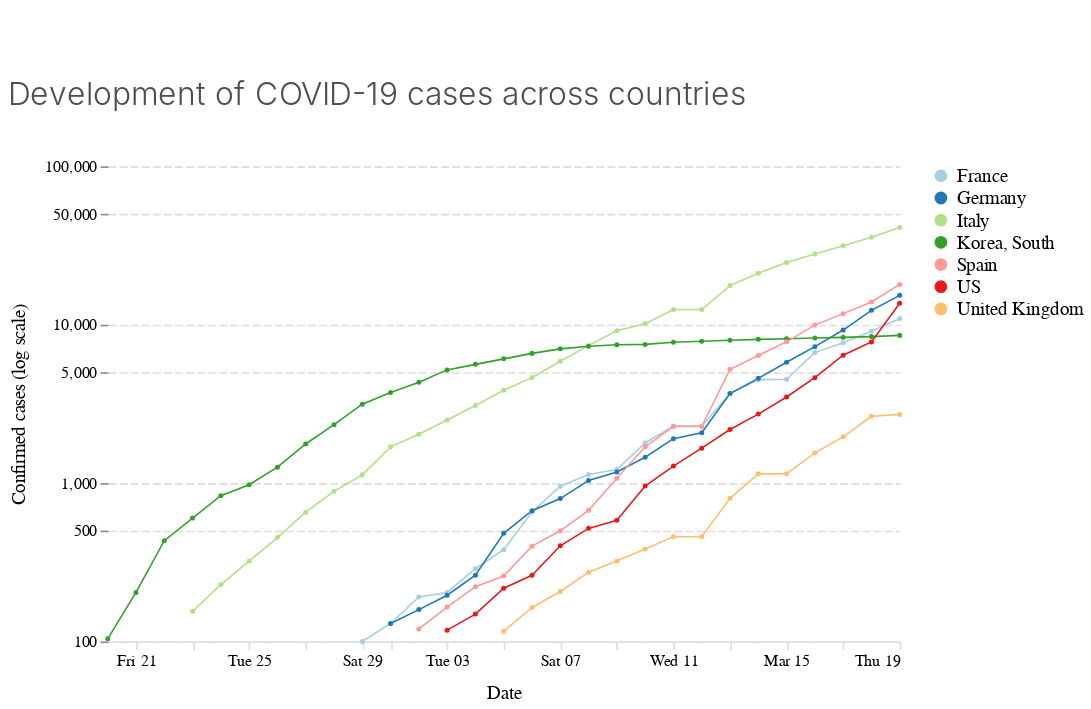

The notebook cell this image was saved under:
### Code cell
cases_per_day

### Figure 1 — Vega-Lite specification as saved in the notebook (floating-point values rounded to 4 significant figures; data arrays with more than 128 entries replaced by an {"elided": "..."} marker saying what was removed)
{"$schema": "https://vega.github.io/schema/vega-lite/v3.4.0.json", "config": {"area": {"fill": "#1696d2"}, "axisX": {"domain": true, "domainColor": "#DEDDDD", "domainDashOffset": 10, "domainWidth": 1, "grid": false, "labelAngle": 0, "labelFont": "Avenir", "labelFontSize": 10, "tickColor": "#DEDDDD", "titleFont": "Avenir", "titleFontSize": 12, "titleFontWeight": 400, "titlePadding": 10}, "axisY": {"domain": false, "domainDashOffset": 10, "grid": true, "gridColor": "#DEDDDD", "gridDash": [5, 2], "gridWidth": 1, "labelAngle": 0, "labelFont": "Avenir", "labelFontSize": 10, "titleFont": "Avenir", "titleFontSize": 12, "titleFontWeight": 400, "titlePadding": 10}, "bar": {"fill": "#1696d2", "strokeWidth": 0}, "guide-title": {"color": "Monospace", "font": "Avenir", "fontSize": 15}, "header": {"titleFontSize": 12, "titleFontWeight": 400}, "legend": {"labelFont": "Avenir", "labelFontSize": 12, "symbolSize": 50, "symbolType": "circle", "title": "", "titleFont": "Avenir", "titleFontSize": 12}, "line": {"color": "#1696d2", "stroke": "#1696d2", "strokeWidth": 1}, "path": {"stroke": "#1696d2"}, "point": {"filled": true}, "range": {"category": ["#a6cee3", "#1f78b4", "#b2df8a", "#33a02c", "#fb9a99", "#e31a1c", "#fdbf6f", "#ff7f00"], "diverging": ["#cfe8f3", "#a2d4ec", "#73bfe2", "#46abdb", "#1696d2", "#12719e"]}, "text": {"align": "right", "color": "#1696d2", "font": "Avenir", "fontSize": 12, "fontWeight": 400, "size": 11}, "title": {"anchor": "start", "color": "#4d4d4d", "font": "Avenir", "fontSize": 20, "fontWeight": 300, "lineHeight": 100, "offset": 30}, "trail": {"color": "#1696d2", "stroke": "#1696d2"}, "view": {"strokeWidth": 0}}, "data": {"name": "data-c40126000cd64beda757441358d53eea"}, "datasets": {"data-c40126000cd64beda757441358d53eea": {"elided": "144 records"}}, "encoding": {"color": {"field": "country", "type": "nominal"}, "x": {"field": "date", "title": "Date", "type": "temporal"}, "y": {"field": "value", "scale": {"bins": [100, 500, 1000, 5000, 10000, 50000, 100000], "type": "log"}, "title": "Confirmed cases (log scale)", "type": "quantitative"}}, "height": 300, "mark": {"point": {"shape": "circle", "size": 10}, "type": "line"}, "padding": {"bottom": 5, "left": 5, "right": 5, "top": 50}, "title": "Development of COVID-19 cases across countries", "width": 500}
